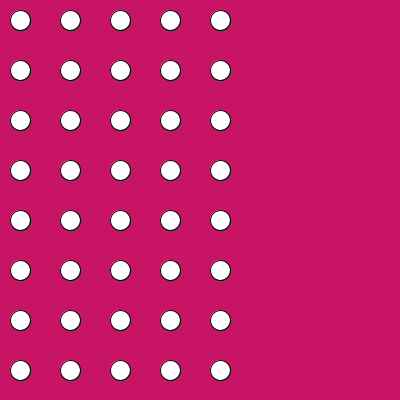
Frame 1 (no input)
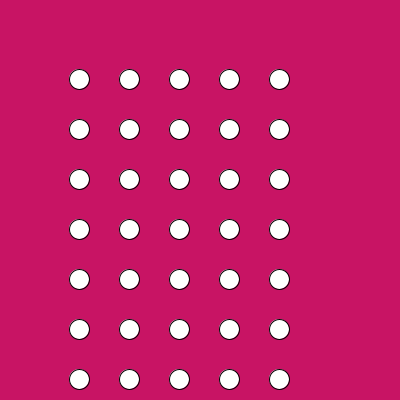
Frame 60 (the mouse pressed at the canvas centre just before this capture)
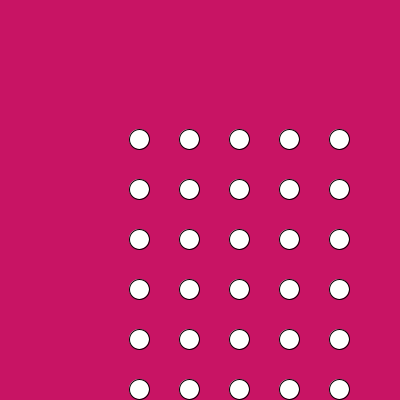
Frame 120 (the mouse held since frame 60 and released just before this capture)

The Processing sketch that drew these frames (run headless with seeded random() and noise(); from frame 60 on, the mouse is pressed at the canvas centre):

// Processing sketch: processing_33400
// ── processing_33400.pde

/* add ypos in if you want it to go at a diagonal... this version goes diagonally, get rid of the ypos and put in a variable to make it go vertical*/

int xpos=20;
int ypos=20;

void setup() {
  size(400,400);
  background(200,20,100);
  smooth();
}

void draw() {
  background(200,20,100);
  for(int j=0; j<10; j++) {
    for(int i = 0; i<5; i++) {
      ellipse(xpos+50*i, ypos+50*j,20,20);
    }
  }
  xpos++;
  ypos++;
 
}
